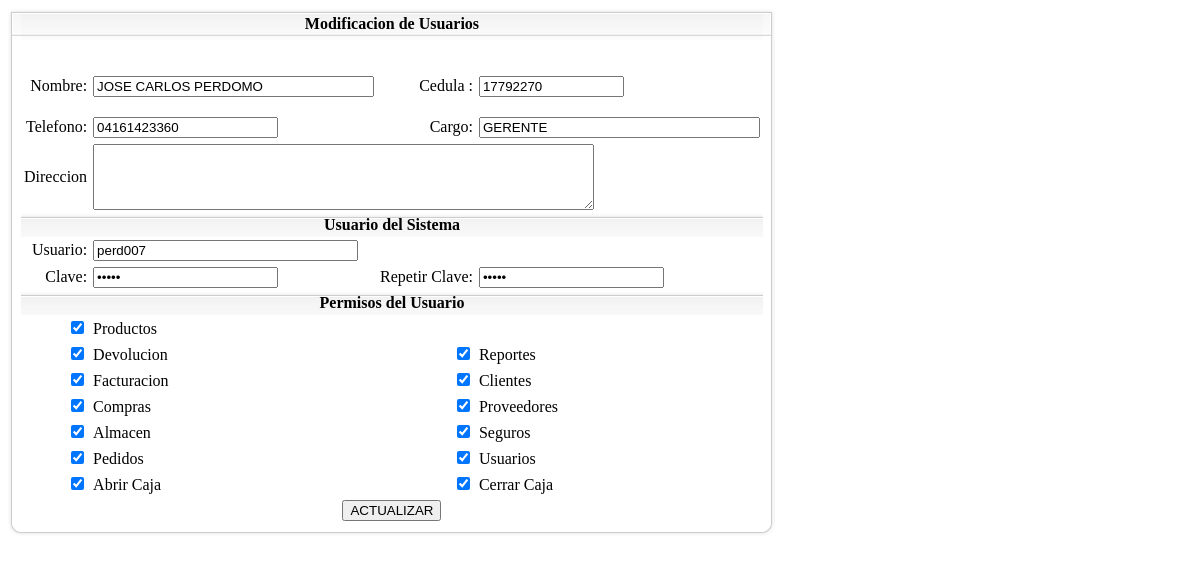
The page /modificar_usuarios.php?cedula=17792270 on the database its author committed.
### tables this page shows
CREATE TABLE IF NOT EXISTS `empleados` (
  `id_empleado` int(11) NOT NULL AUTO_INCREMENT,
  `cedula` int(11) DEFAULT NULL,
  `nombres` varchar(45) DEFAULT NULL,
  `cargo` varchar(45) DEFAULT NULL,
  `direccion` varchar(45) DEFAULT NULL,
  `telefono` varchar(11) DEFAULT NULL,
  PRIMARY KEY (`id_empleado`),
  KEY `cedula` (`cedula`)
);

CREATE TABLE IF NOT EXISTS `usuarios` (
  `id_usuarios` int(11) NOT NULL AUTO_INCREMENT,
  `id_empleado` int(11) DEFAULT NULL,
  `login` varchar(45) DEFAULT NULL,
  `clave` varchar(20) DEFAULT NULL,
  PRIMARY KEY (`id_usuarios`),
  KEY `id_empleado` (`id_empleado`)
);

CREATE TABLE IF NOT EXISTS `permisos_usuarios` (
  `id_permisos_usuarios` int(11) NOT NULL AUTO_INCREMENT,
  `id_usuario` int(11) NOT NULL,
  `p` int(11) DEFAULT '0',
  `f` int(11) DEFAULT '0',
  `c` int(11) DEFAULT '0',
  `a` int(11) DEFAULT '0',
  `v` int(11) DEFAULT '0',
  `r` int(11) DEFAULT '0',
  `cl` int(11) DEFAULT '0',
  `prv` int(11) DEFAULT '0',
  `s` int(11) DEFAULT '0',
  `u` int(11) DEFAULT '0',
  `ac` int(11) DEFAULT '0',
  `cc` int(11) DEFAULT '0',
  `d` int(11) DEFAULT NULL,
  PRIMARY KEY (`id_permisos_usuarios`,`id_usuario`),
  KEY `id_usuario` (`id_usuario`)
);

### modificar_usuarios.php (the view, shortened to what this page needs)
<?php require_once('Connections/conexion.php'); ?>
<?php
$editFormAction = $_SERVER['PHP_SELF'];
if (isset($_SERVER['QUERY_STRING'])) {
  $editFormAction .= "?" . htmlentities($_SERVER['QUERY_STRING']);
}
$query_empleado = "SELECT * FROM empleados where cedula='$_GET[cedula]'";
$empleado = mysql_query($query_empleado, $conexion) or die(mysql_error());
$row_empleado = mysql_fetch_assoc($empleado);
$query_usuario = "SELECT * FROM usuarios where id_empleado='$_GET[cedula]'";
$usuario = mysql_query($query_usuario, $conexion) or die(mysql_error());
$row_usuario = mysql_fetch_assoc($usuario);
$query_permisos = "SELECT * FROM permisos_usuarios where id_usuario='$_GET[cedula]'";
$permisos = mysql_query($query_permisos, $conexion) or die(mysql_error());
$row_permisos = mysql_fetch_assoc($permisos);
?>
<!DOCTYPE html PUBLIC "-//W3C//DTD XHTML 1.0 Transitional//EN" "http://www.w3.org/TR/xhtml1/DTD/xhtml1-transitional.dtd">
<html xmlns="http://www.w3.org/1999/xhtml">
<head>
<link href="css.css" rel="stylesheet" type="text/css" />
</head>
<body>
<form action="<?php echo $editFormAction; ?>" method="post" onsubmit="return validar()" name="form1" id="form1">
  <table border="0" cellpadding="0" cellspacing="0" width="696">
    <tbody>
      <tr>
        <td align="left" height="1"><img src="imagenes/vc_esq_izq_sup.gif" alt="7" height="32" width="13" /></td>
        <td align="center" valign="center" background="imagenes/v_back_sup.jpg" class="tituloDOSE_3"><span class="negrita">Modificacion  de Usuarios</span></td>
        <td align="right" height="1" width="12"><img src="imagenes/vc_esq_der_sup.gif" alt="6" height="32" width="13" /></td>
      </tr>
      <tr>
        <td width="13" height="140" rowspan="2" background="imagenes/v_back_izq.gif">&nbsp;</td>
        <td valign="top" class="tituloDOSE_2">&nbsp;</td>
        <td width="12" rowspan="2" background="imagenes/v_back_der.gif">&nbsp;</td>
      </tr>
      <tr>
        <td class="tituloDOSE_2" valign="top" width="671"><table border="0" cellpadding="0" cellspacing="0" width="671">
          <tbody>
            <tr>
              <td width="763"  height="1" class="tituloDOSE_2"><table border="0" cellpadding="0" cellspacing="0">
                <tbody>
                  <tr>
                    <td align="center" width="659"><table cellpadding="3" cellspacing="0" width="660">
                      <tbody>
                        <tr>
                          <td width="61" height="28"align="right" valign="baseline">Nombre:</td>
                          <td width="222" valign="baseline"><input type="text" name="nombres" value="<?php echo $row_empleado['nombres']; ?>" size="32" /></td>
                          <td width="79" align="right" valign="baseline" nowrap="nowrap"><p>Cedula :</p></td>
                          <td width="272" valign="baseline"><input name="cedula" id="cedula" type="text" value="<?php echo $row_empleado['cedula']; ?>" size="15" maxlength="8" /></td>
                        </tr>
                        <tr>
                          <td align="right" valign="baseline" nowrap="nowrap">Telefono:</td>
                          <td valign="baseline"><input name="telefono" id="telefono" type="text" value="<?php echo $row_empleado['telefono']; ?>" size="20" maxlength="11" /></td>
                          <td align="right" valign="baseline">Cargo:</td>
                          <td valign="baseline"><label for="tipo3"></label>
                            <input name="cargo" type="text" id="cargo" value="<?php echo $row_empleado['cargo']; ?>" size="32" /></td>
                        </tr>
                        <tr>
                          <td class="tituloDOSE_2" align="left">Direccion</td>
                          <td colspan="3" valign="baseline"><label for="direccion">
                            <textarea name="direccion" cols="60" rows="4" id="direccion" ><?php echo $row_empleado['direccion']; ?></textarea>
                          </label></td>
                        </tr>
                        <tr >
                          <td colspan="4" align="center" background="imagenes/v_back_sup.jpg"  class="tituloDOSE_2"><strong>Usuario del Sistema</strong></td>
                        </tr>
                        <tr>
                          <td align="right" valign="baseline" nowrap="nowrap">Usuario:</td>
                          <td valign="baseline"><input name="login" type="text" value="<?php echo $row_usuario['login']; ?>" size="30" maxlength="20" /></td>
                          <td align="right" valign="baseline" nowrap="nowrap">&nbsp;</td>
                          <td valign="baseline">&nbsp;</td>
                        </tr>
                        <tr>
                          <td align="right" valign="baseline" nowrap="nowrap">Clave:</td>
                          <td valign="baseline"><input name="clave" type="password" value="<?php echo $row_usuario['clave']; ?>" size="20" maxlength="10" /></td>
                          <td align="right" valign="baseline" nowrap="nowrap">Repetir Clave:</td>
                          <td valign="baseline"><input name="clave2" type="password" id="clave2" value="<?php echo $row_usuario['clave']; ?>" size="20" maxlength="10" /></td>
                        </tr>
                        <tr>
                          <td colspan="4" align="center" valign="baseline" background="imagenes/v_back_sup.jpg" nowrap="nowrap"><strong>Permisos del Usuario</strong></td>
                        </tr>
                        <tr>
                          <td align="right" valign="baseline" nowrap="nowrap"><input <?php if (!(strcmp($row_permisos['p'],1))) {echo "checked=\"checked\"";} ?> name="p" type="checkbox" id="p" value="1" /></td>
                          <td valign="baseline">Productos</td>
                          <td align="right" valign="baseline" nowrap="nowrap">&nbsp;</td>
                          <td valign="baseline">&nbsp;</td>
                        </tr>
                        <tr>
                          <td align="right" valign="baseline" nowrap="nowrap"><input <?php if (!(strcmp($row_permisos['d'],1))) {echo "checked=\"checked\"";} ?> name="d" type="checkbox" id="d" value="1" /></td>
                          <td valign="baseline">Devolucion</td>
                          <td align="right" valign="baseline" nowrap="nowrap"><input <?php if (!(strcmp($row_permisos['r'],1))) {echo "checked=\"checked\"";} ?> name="r" type="checkbox" id="r" value="1" /></td>
                          <td valign="baseline">Reportes</td>
                          </tr>
                        <tr>
                          <td align="right" valign="baseline" nowrap="nowrap"><input <?php if (!(strcmp($row_permisos['f'],1))) {echo "checked=\"checked\"";} ?> name="f" type="checkbox" id="f" value="1" /></td>
                          <td valign="baseline">Facturacion </td>
                          <td align="right" valign="baseline" nowrap="nowrap"><input <?php if (!(strcmp($row_permisos['cl'],1))) {echo "checked=\"checked\"";} ?> name="cl" type="checkbox" id="cl" value="1" /></td>
                          <td valign="baseline">Clientes</td>
                        </tr>
                        <tr>
                          <td align="right" valign="baseline" nowrap="nowrap"><input <?php if (!(strcmp($row_permisos['c'],1))) {echo "checked=\"checked\"";} ?> name="c" type="checkbox" id="c" value="1" /></td>
                          <td valign="baseline">Compras</td>
                          <td align="right" valign="baseline" nowrap="nowrap"><input <?php if (!(strcmp($row_permisos['prv'],1))) {echo "checked=\"checked\"";} ?> name="prv" type="checkbox" id="prv" value="1" /></td>
                          <td valign="baseline">Proveedores</td>
                        </tr>
                        <tr>
                          <td align="right" valign="baseline" nowrap="nowrap"><input <?php if (!(strcmp($row_permisos['a'],1))) {echo "checked=\"checked\"";} ?> name="a" type="checkbox" id="a" value="1" /></td>
                          <td valign="baseline">Almacen</td>
                          <td align="right" valign="baseline" nowrap="nowrap"><input <?php if (!(strcmp($row_permisos['s'],1))) {echo "checked=\"checked\"";} ?> name="s" type="checkbox" id="s" value="1" /></td>
                          <td valign="baseline">Seguros</td>
                        </tr>
                        <tr>
                          <td align="right" valign="baseline" nowrap="nowrap"><input <?php if (!(strcmp($row_permisos['v'],1))) {echo "checked=\"checked\"";} ?> name="v" type="checkbox" id="v" value="1" /></td>
                          <td valign="baseline">Pedidos</td>
                          <td align="right" valign="baseline" nowrap="nowrap"><input <?php if (!(strcmp($row_permisos['u'],1))) {echo "checked=\"checked\"";} ?> name="u" type="checkbox" id="u" value="1" /></td>
                          <td valign="baseline">Usuarios</td>
                        </tr>
                        <tr>
                          <td align="right" valign="baseline" nowrap="nowrap"><input <?php if (!(strcmp($row_permisos['ac'],1))) {echo "checked=\"checked\"";} ?> name="ac" type="checkbox" id="ac" value="1" />
                            <label for="ac"></label></td>
                          <td valign="baseline">Abrir Caja</td>
                          <td align="right" valign="baseline" nowrap="nowrap"><input <?php if (!(strcmp($row_permisos['cc'],1))) {echo "checked=\"checked\"";} ?> name="cc" type="checkbox" id="cc" value="1" /></td>
                          <td valign="baseline">Cerrar Caja</td>
                        </tr>
                        <tr>
                          <td colspan="4" align="center" class="tituloDOSE_2"><input type="submit" name="button" id="button" value="ACTUALIZAR" /></td>
                        </tr>
                      </tbody>
                    </table></td>
                  </tr>
                </tbody>
              </table></td>
            </tr>
          </tbody>
        </table></td>
      </tr>
      <tr>
        <td align="left" height="12" width="13"><img src="imagenes/v_esq_izq_inf.gif" alt="5" height="12" width="13" /></td>
        <td width="671" height="12" background="imagenes/v_back_inf.gif"><img src="imagenes/v_back_inf.gif" alt="2" height="12" width="2" /></td>
        <td align="right" height="12" width="12"><img src="imagenes/v_esq_der_inf.gif" alt="4" height="12" width="13" /></td>
      </tr>
    </tbody>
  </table>
</form>
<p>&nbsp;</p>
</body>
</html>

### css.css (style rules this page uses)
.negrita { font-weight: bold; }

### rows shown on the page
empleados: nombres "JOSE CARLOS PERDOMO", cedula "17792270", telefono "04161423360", cargo "GERENTE"
usuarios: login "perd007"
permisos_usuarios: p "☑", d "☑", r "☑", f "☑", cl "☑", c "☑", prv "☑", a "☑", s "☑", v "☑", u "☑", ac "☑", cc "☑"
